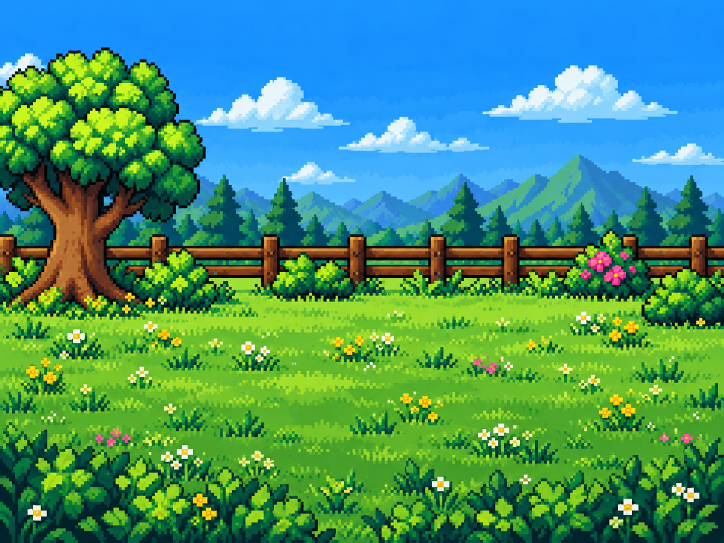
#> input picture art/backdrops/meadow.png, 1448 x 1086 px (shown at 1/2 size); its folder holds 4 pictures in this run
$ python make-backdrops.py ../art/backdrops/crags.png
#> lines starting #> are read from the running program, lines starting #| are printed output that depends on the picture; after the words box and inside, x2 and y2 are one past the last pixel; in counts of white or black regions, pixels touching at a corner belong together
"""Build the wilds' backdrops: one painted picture per region, brought down to
the scene's 256 x 144 art pixels, and the ground the plants may stand on.
Dev-time only: `python scripts/make-backdrops.py` (needs Pillow and NumPy).

Each source picture (art/backdrops/<region>.png, 4:3) is brought down to 256
art pixels wide by majority vote over a 64-colour palette (crisp pixels, as
the sprites drawn on top are), then cut to the scene's 16:9 by dropping rows
of sky above and foreground below (`CROP`: the first row kept). The Ember
Crags' painted plumes of steam are filled in from their surroundings
(`PLUMES`): the scene animates the steam.

The ground is where a plant's foot may rest: inside the region's open ground
(`GROUND`, polygons drawn over the picture in art pixels), off the scenery
that stands on it (`SCENERY`: trunks, stumps, the cart...) and, by colour,
never in water, in lava or on a rock (nor in Moonfen's pools and mist); then shrunk by a pixel or two so a foot
never rests on an edge. It is written as rows of [x0, x1) runs.

Writes assets/backdrops/<region>.png and src/rendering/backdrops-ground.js.
`--preview DIR` also writes each backdrop enlarged with its ground tinted.
"""
import os
import sys
import numpy as np
from PIL import Image, ImageDraw

ROOT = os.path.dirname(os.path.dirname(os.path.abspath(__file__)))
SRC = os.path.join(ROOT, 'art', 'backdrops')
OUT = os.path.join(ROOT, 'assets', 'backdrops')
OUT_JS = os.path.join(ROOT, 'src', 'rendering', 'backdrops-ground.js')
W, H = 256, 144
REGIONS = ('meadow', 'forest', 'river', 'quarry', 'moonfen', 'crags')

# the first row kept of the picture brought down to 256 x 192
CROP = {'meadow': 18, 'forest': 24, 'river': 40, 'quarry': 38, 'moonfen': 24, 'crags': 30}

# the open ground, as polygons in the scene's art pixels (after the crop)
GROUND = {
    # the field below the fence and the oak's roots, above the bushes along the near edge
    'meadow': [[(4, 92), (62, 90), (222, 90), (228, 100), (252, 100), (252, 134), (216, 138), (44, 138), (4, 132)]],
    # the sunlit clearing between the two oaks' roots and the ferns
    'forest': [[(12, 104), (58, 98), (76, 90), (100, 86), (166, 86), (180, 98), (250, 100), (250, 112), (236, 114), (200, 118), (186, 130), (182, 141), (60, 141), (52, 126), (12, 116)]],
    # the near shore, below the river and the reeds along it
    'river': [[(30, 97), (226, 97), (252, 104), (252, 116), (232, 122), (212, 136), (188, 141), (64, 141), (44, 128), (16, 112)]],
    # the quarry floor in front of the cliff and the scaffolds
    'quarry': [[(4, 84), (252, 84), (252, 141), (4, 141)]],
    # the fen's bank in front of the willows, round the pools
    'moonfen': [[(6, 76), (250, 76), (250, 140), (6, 140)]],
    # the plain between the crags and the rocks in the foreground
    'crags': [[(4, 84), (252, 84), (252, 132), (200, 138), (70, 138), (4, 132)]],
}

# scenery standing on the ground, [x0, y0, x1, y1] in scene pixels: nothing grows out of it
SCENERY = {
    'meadow': [(0, 0, 50, 98), (222, 0, 256, 100)],
    'forest': [(0, 0, 76, 96), (176, 0, 256, 98)],
    'river': [(10, 86, 36, 104), (220, 88, 256, 108)],
    'quarry': [(234, 64, 256, 104), (0, 90, 22, 112), (212, 104, 256, 144), (0, 118, 60, 144)],
    'moonfen': [(0, 0, 52, 104), (204, 0, 256, 104), (226, 118, 256, 144), (0, 114, 44, 132)],
    'crags': [(0, 0, 56, 100), (196, 0, 256, 96)],
}

# how far the ground is shrunk from water, lava and rocks (art pixels)
SHRINK = {'moonfen': 1}


def water(rgb):
    r, g, b = rgb[..., 0], rgb[..., 1], rgb[..., 2]
    return (b > r + 50) & (b > g + 40)


# [8 lines left out: function bog, not called in this run]


def lava(rgb):
    r, g, b = rgb[..., 0], rgb[..., 1], rgb[..., 2]
    return (r > 140) & (r - b > 100)


# [10 lines left out: functions stone, violet_rock, not called in this run]


# what no foot may rest in, by colour, per region
BLOCKED = {
    'meadow': [], 'forest': [],
    'river': [water, stone], 'quarry': [stone], 'moonfen': [water, stone, bog], 'crags': [lava, violet_rock],
}


# painted plumes of steam over the crags' vents, [x0, y0, x1, y1] in scene
# pixels above each vent: cleared from the picture (the scene animates the smoke)
PLUMES = {'crags': [(64, 18, 88, 58), (186, 0, 208, 34)]}


# [5 lines left out: function plume, not called in this run]


def clear_plumes(region, rgb):
    """Fill each plume in from the colours round it, ring by ring."""
    rgb = rgb.copy()
    hole = np.zeros((H, W), bool)
    for x0, y0, x1, y1 in PLUMES.get(region, ()):
        hole[y0:y1, x0:x1] |= plume(rgb[y0:y1, x0:x1].astype(int))
    hole = grow(hole, 1)
    while hole.any():
        fill = []
        for y, x in zip(*np.nonzero(hole)):
            near = [tuple(rgb[y + dy, x + dx]) for dy in (-1, 0, 1) for dx in (-1, 0, 1)
                    if 0 <= y + dy < H and 0 <= x + dx < W and not hole[y + dy, x + dx]]
            if near:
                fill.append((y, x, max(set(near), key=near.count)))
        for y, x, c in fill:
            rgb[y, x] = c
            hole[y, x] = False
    return rgb


def down(src, w, colours=64):
    """Majority vote over a palette, block by block, to w art pixels wide."""
    sw, sh = src.size
    h = round(sh * w / sw)
    q = src.convert('RGB').quantize(colours, method=Image.Quantize.MEDIANCUT, dither=Image.Dither.NONE)
    idx, pal = np.asarray(q), q.getpalette()
    xs, ys = np.linspace(0, sw, w + 1).round().astype(int), np.linspace(0, sh, h + 1).round().astype(int)
    out = np.zeros((h, w, 3), np.uint8)
    for y in range(h):
        for x in range(w):
            i = np.bincount(idx[ys[y]:ys[y + 1], xs[x]:xs[x + 1]].ravel()).argmax()
            out[y, x] = pal[i * 3:i * 3 + 3]
    return out


def grow(mask, n):
    """Grow a mask by n pixels (8-neighbourhood)."""
    m = mask.copy()
    for _ in range(n):
        g = m.copy()
        g[1:, :] |= m[:-1, :]; g[:-1, :] |= m[1:, :]; g[:, 1:] |= m[:, :-1]; g[:, :-1] |= m[:, 1:]
        g[1:, 1:] |= m[:-1, :-1]; g[:-1, :-1] |= m[1:, 1:]; g[1:, :-1] |= m[:-1, 1:]; g[:-1, 1:] |= m[1:, :-1]
        m = g
    return m


def ground(region, rgb):
    img = Image.new('L', (W, H), 0)
    d = ImageDraw.Draw(img)
    for poly in GROUND[region]:
        d.polygon(poly, fill=255)
    for x0, y0, x1, y1 in SCENERY[region]:
        d.rectangle((x0, y0, x1 - 1, y1 - 1), fill=0)
    g = np.asarray(img) > 0
    bad = np.zeros((H, W), bool)
    for fn in BLOCKED[region]:
        bad |= fn(rgb.astype(int))
    if bad.any():
        # a speck of a blocked colour inside the ground is texture, not a pool or a rock
        bad = keep_large(bad, 6)
        g &= ~grow(bad, SHRINK.get(region, 2))
    return g


# [22 lines left out: function keep_large, not called in this run]


def runs(row):
    out, x = [], 0
    while x < len(row):
        if row[x]:
            s = x
            while x < len(row) and row[x]:
                x += 1
            out.append([s, x])
        else:
            x += 1
    return out


def main():
    preview = sys.argv[sys.argv.index('--preview') + 1] if '--preview' in sys.argv else None
    os.makedirs(OUT, exist_ok=True)
    rows = {}
    for region in REGIONS:
        full = down(Image.open(os.path.join(SRC, region + '.png')), W)
#> in down, `sw, sh = src.size`: sw = 1448; sh = 1086
#> in down, `h = round(sh * w / sw)`: h = 192
#> in down, `q = src.convert('RGB').quantize(colours, method=Image.Quantize.MEDIANC..`:
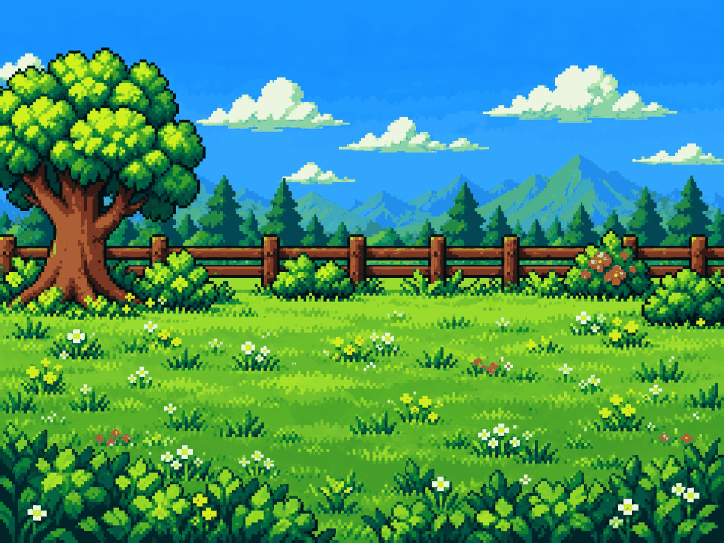
#> q: PIL image 1448x1086 P (shown at 1/2 size); mean R, G, B 67.6, 146.9, 110.8
#> in down, `idx, pal = np.asarray(q), q.getpalette()`:
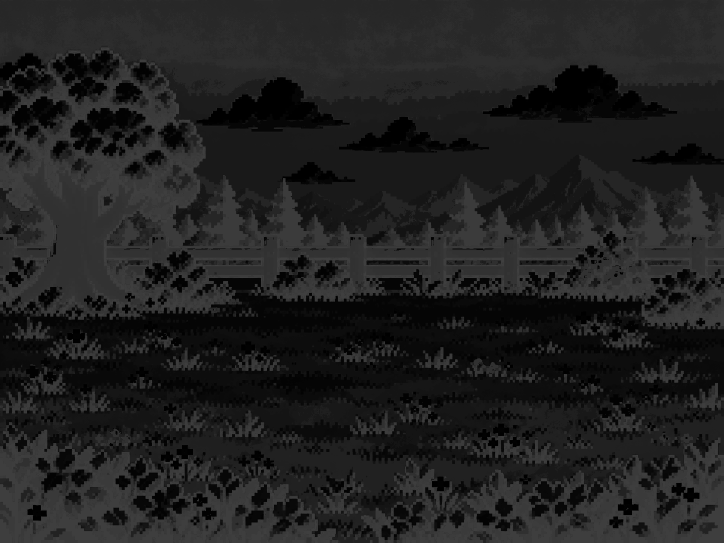
#> idx: shape (1086, 1448) (shown at 1/2 size); min 0, max 63, mean 32.4
#> in down, `idx, pal = np.asarray(q), q.getpalette()`: pal = 192 values, max 253 at index 77, min 1 at index 180, mean 108.2
#> after the loop in down, `for y in range(h):`:
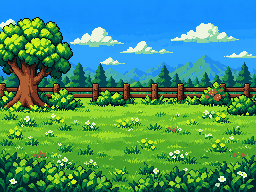
#> out: shape (192, 256, 3); mean of channels 0, 1, 2 68.6, 147.4, 110.9; drawn as R, G, B
        rgb = full[CROP[region]:CROP[region] + H]
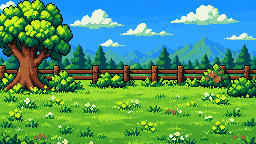
#> rgb: shape (144, 256, 3); mean of channels 0, 1, 2 78.7, 153, 105.9; drawn as R, G, B
        assert rgb.shape[:2] == (H, W), (region, rgb.shape)
        rgb = clear_plumes(region, rgb)
#> after the loop in clear_plumes, `for x0, y0, x1, y1 in PLUMES.get(region, ()):`: hole: shape (144, 256) bool; every value is 0
        Image.fromarray(rgb, 'RGB').save(os.path.join(OUT, region + '.png'), optimize=True)
        g = ground(region, rgb)
#> in ground, `g = np.asarray(img) > 0`:
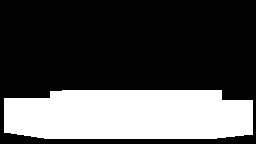
#> g: shape (144, 256) bool; 30.6% white; 1 white region, box (x1, y1, x2, y2) and area: (4, 90, 253, 139) 11281
        rows[region] = [runs(g[y]) for y in range(H)]
#> after the loop in runs, `while x < len(row):`: out = []; x = 256
        if preview:
            os.makedirs(preview, exist_ok=True)
            tint = rgb.astype(float)
            tint[g] = tint[g] * 0.5 + np.array([255, 0, 255]) * 0.5
            Image.fromarray(tint.astype(np.uint8), 'RGB').resize((W * 4, H * 4), Image.NEAREST).save(os.path.join(preview, region + '-ground.png'))
            Image.fromarray(rgb, 'RGB').resize((W * 4, H * 4), Image.NEAREST).save(os.path.join(preview, region + '.png'))
#> pass 2 of the loop in main, `for region in REGIONS:`:
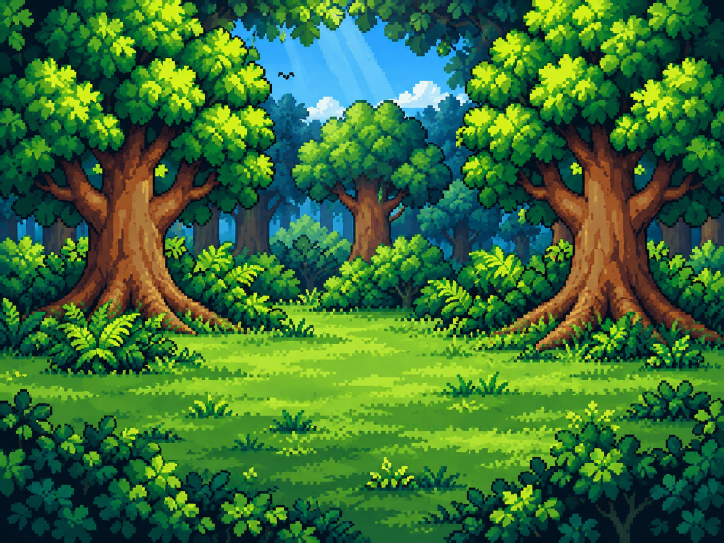
#> input picture art/backdrops/forest.png, 1448 x 1086 px (shown at 1/2 size)
#> after the loop in down (call 2), `for y in range(h):`:
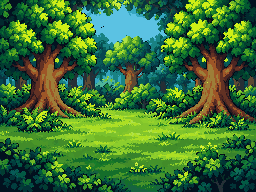
#> out: shape (192, 256, 3); mean of channels 0, 1, 2 59.3, 113.3, 52.8; drawn as R, G, B
#> in ground (call 2), `g = np.asarray(img) > 0`:
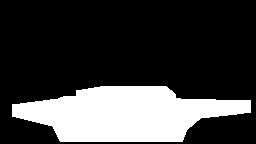
#> g: shape (144, 256) bool; 24.2% white; 1 white region, box (x1, y1, x2, y2) and area: (12, 86, 251, 142) 8908
    with open(OUT_JS, 'w') as f:
        f.write('// Generated by scripts/make-backdrops.py from art/backdrops/ — do not edit.\n')
        f.write('// Per region: its backdrop (assets/backdrops/<region>.png, 256 x 144) and, row by row,\n')
        f.write('// the runs [x0, x1) of ground a plant\'s foot may rest on.\n\n')
        f.write('/** @type {Record<string, number[][][]>} */\n')
        f.write('export const GROUND = {\n')
        for region in REGIONS:
            f.write(f'  {region}: [\n')
            for r in rows[region]:
                f.write('    [' + ', '.join(f'[{a}, {b}]' for a, b in r) + '],\n')
            f.write('  ],\n')
        f.write('};\n')


if __name__ == '__main__':
#> (the run stopped early here; a loop or call above may not have finished)
